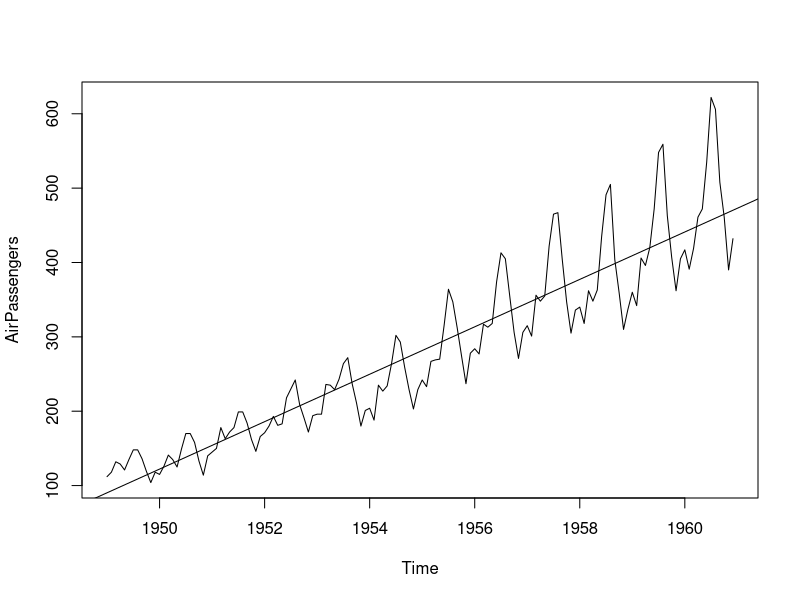
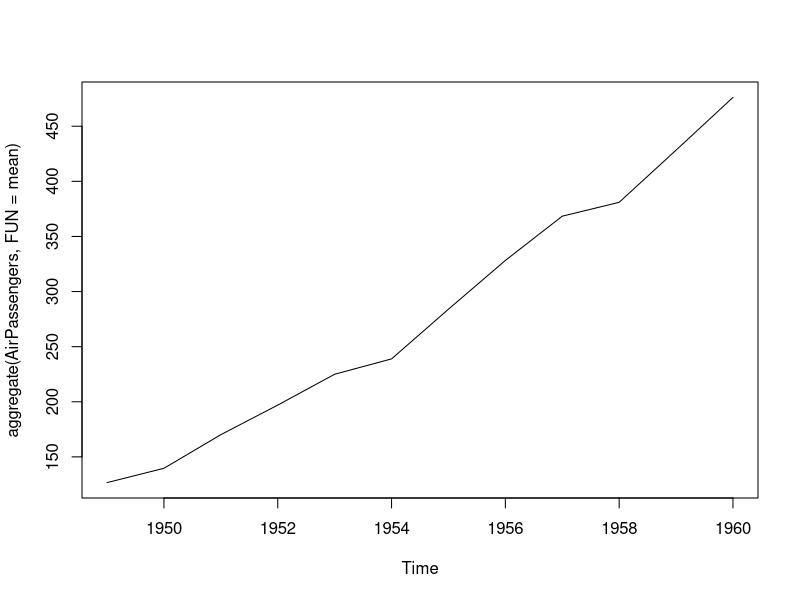
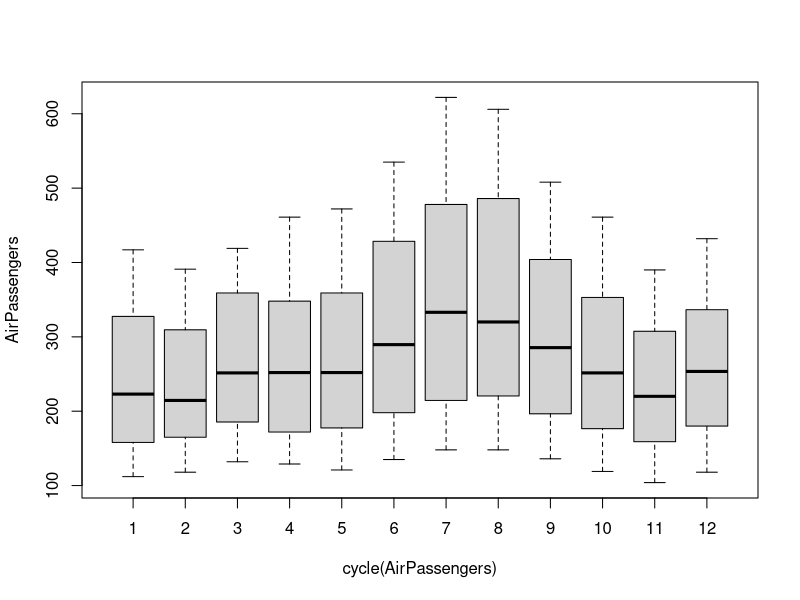
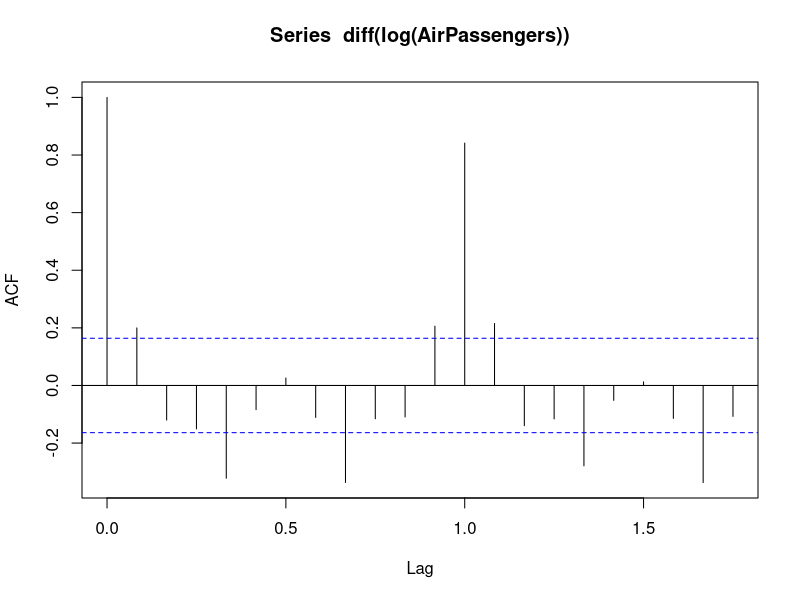
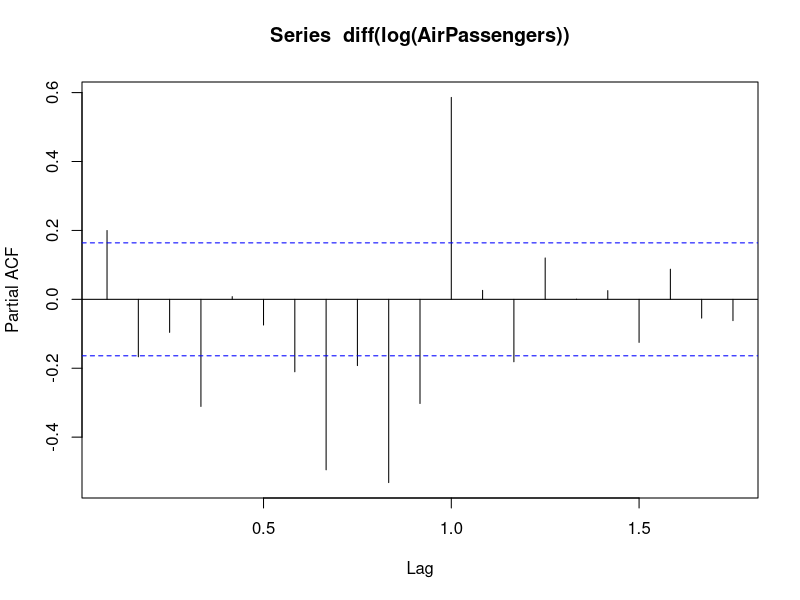

R code for these plots, in order:
data("AirPassengers")
class(AirPassengers)

start(AirPassengers)
frequency(AirPassengers)
deltat(AirPassengers)

plot(AirPassengers)
abline(reg = lm(AirPassengers~time(AirPassengers)))
cycle(AirPassengers)
plot(aggregate(AirPassengers, FUN = mean))
boxplot(AirPassengers ~ cycle(AirPassengers))

library(tseries)

adf.test(diff(log(AirPassengers)), alternative = "stationary", k = 0)
# acf(log(AirPassengers))
acf(diff(log(AirPassengers)))
pacf(diff(log(AirPassengers)))